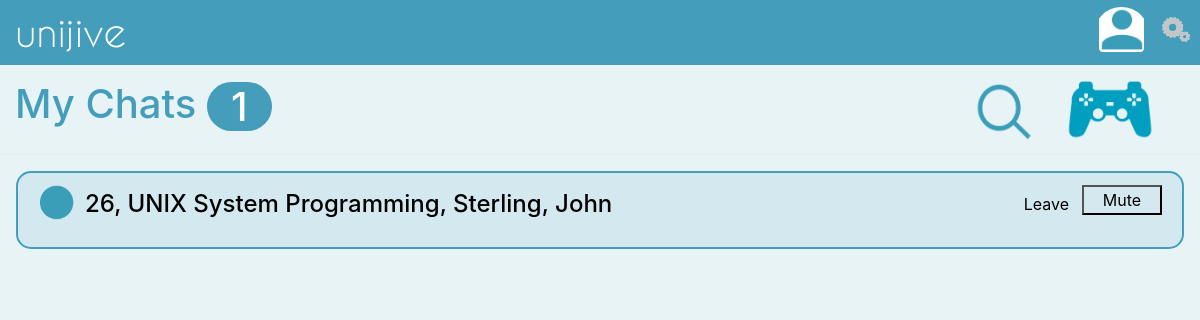
Screenshot of /my_chats/ (signed in) with the database file from the repository.
### webpages/models.py (models this page shows, shortened)
class User_s_Chats(models.Model):
    class Meta:
        verbose_name_plural = "User's Chats"
    uscID           = models.AutoField(primary_key=True)
    chatID          = models.ForeignKey(
                        'ListofChats',
                         on_delete=models.PROTECT,
                    )
    owner           = models.ForeignKey(User,
                         on_delete=models.PROTECT,
                    )
    seen            = models.BooleanField(default = False)
    mutedStatus     = models.BooleanField(default = False)
    archived        = models.BooleanField(default = False)

class ListofChats(models.Model):
    class Meta:
        verbose_name_plural = "List of Chats"
    chatID              = models.AutoField(primary_key=True)
    subject             = models.CharField(max_length = 5)
    className           = models.CharField(max_length = 30)
    professor           = models.CharField(max_length = 30)
    s_year              = models.CharField(max_length = 3)
    currently_active    = models.BooleanField(default = 0)
    university          = models.CharField(max_length = 45)

### webpages/views.py (the view)
# urls.py: url(r'^my_chats/$', ChatsListView.as_view( template_name = 'unijive.my_chats.html'),name="myChats"),
class ChatsListView(LoginRequiredMixin, ListView):
    def get_queryset(self):
        queryset = User_s_Chats.objects.filter(owner = self.request.user)
        return queryset

### accounts/models.py (called while the page is built)
    @property
    def is_active(self):
        return self.active

### templates/unijive.my_chats.html (shortened to what this page needs)
{% extends "unijive.nav_bar_base.html" %}
    {% block content %}
    {% load static %}
        <div class = "page-header-like-modal"  >
            <h1 style = "color:#439DBB;">My Chats
                <span id = "numofunopenedChats"class="badge-pill" style="background-color:#439DBB;color:white;vertical-align:middle;visibility:visible;"></span>
                <a href = "{% url "distractions" %}"><img src = "{% static "icons_/distractions.png" %}" height="60px" width="auto" style = "float:right;margin-right:30px;"></a>
                <a href = "{% url "searchChats" %}"><img src = "{% static "icons_/search_icon.PNG" %}" height="60px" width="60px" style = "float:right;margin-right:30px;"></a>
                </h1>
        </div>
        <div class = "modal-body"  >
            <div class = "list-group" >
                {% for  object in object_list %}
                {% if not object.archived %}
                <div id = "list_chat" >
                    <div class="list-group-item" style="border:2px solid #439DBB;border-radius:15px;background-color:#439DBB1F;">
                        {% if not object.seen and not object.mutedStatus %}
                        <img id = "chat_icon1" src = "{% static 'icons_/unopened_chat_icon.PNG' %}" height="35px" width="37px"  style="float:left;margin-top:0px;margin-right:10px;margin-left:0px;">
                        <button class = "mutebtn1" data-userChatID = "{{object.uscID}}" data-chat-seen="{{object.seen}}" data-chat-muteStatus="{{object.mutedStatus}}" type= "button" class="btn" style = "float:right;height:auto;background-color:#0000;margin:0 0 0 0;width:80px;">Mute</button>
                        <button id = "removebtn1" data-userChatID = "{{object.uscID}}" type= "button" class="btn" style = "float:right;height:auto;margin:0 0 0 0;background-color:#0000;"><p style="color:black;margin:0px 0px 0px 0px;">Leave</p> </button>
                        {% endif %}
                            <div style="margin-left:40px;">
                            <a id = "chat_title_link" href="{{class.chat_page}}"><h4 class="list-group-item-heading" style="color:black;margin-top:5px;">{{object.uscID}}, {{object.chatID.className}}, {{object.chatID.professor}}</h4></a>
                            </div>
                    </div>
                    <br>
                </div>
                {% endif %}
                {% endfor %}
            </div>
                <div>
                </div>
        </div>
{% endblock content%}

### templates/unijive.nav_bar_base.html (shortened to what this page needs)
<!DOCTYPE hmtl>
<html>
<head>
    {% include 'snippets/css.html' %}
    {% load static %}
{% load static%}
<link rel="stylesheet" media="screen" href="{% static "sidebar.css"%}" type="text/css"/>
<div class = "navbar" style="background-color:#439DBB;height:65px;padding:0 10px 0 0;">
    <div class = "col">
    <div class="navbar-brand" style="font-family:CaviarDreams;color:white;"><a href = "{% url "home" %}" class = "navbarLink"><h1>unijive</h1></a></div>
    </div>
    <div class = "col">
        <div class = "row" style = "float:right;">
        <a href ="{% url "myAccount" %}" >
            <button type= "button" class="btn btn-link">
                <div class = "image-cropper">
                    <img class = "rounded" style="height:45px;" src = "{% static "icons_/account_icon.PNG" %}">
                </div>
            </button>
        </a>
        <div class = "dropdown" >
        <img id="settings" class="dropdown-toggle" src="{% static "icons_/settings.gif" %}" height ="25px"alt="" style = "margin-top:17px;position:relative;" data-toggle="dropdown" aria-haspopup="true" aria-expanded="false">
        </div>
    </div>
    </div>
</div>
</head>
<body style = "background-color:#439DBB1F"></body>
{% block content %}
{% endblock content %}
</body>
</html>

### templates/snippets/css.html (shortened to what this page needs)
<link rel="stylesheet" href="https://maxcdn.bootstrapcdn.com/bootstrap/4.0.0-beta.3/css/bootstrap.min.css">

### webpages/static/sidebar.css (style rules this page uses)
.image-cropper { float:right; width:55px; height:55px; position:relative; overflow:hidden; -webkit-border-radius: 50%; -moz-border-radius: 50%; -ms-border-radius: 50%; -o-border-radius: 50%; border-radius: 50%; }
.rounded { display: inline; margin: 0 auto; height: 45px; width:45px; }
.page-header-like-modal { padding: 15px; border-bottom: 1px solid #e9ecef; border-top-left-radius: 0.3rem; border-top-right-radius: 0.3rem; }
html, body { margin: 0; padding: 0; }

### rows the page displays
User_s_Chats: archived False (drawn), uscID "26", chatID.className "UNIX System Programming", chatID.professor "Sterling, John"
